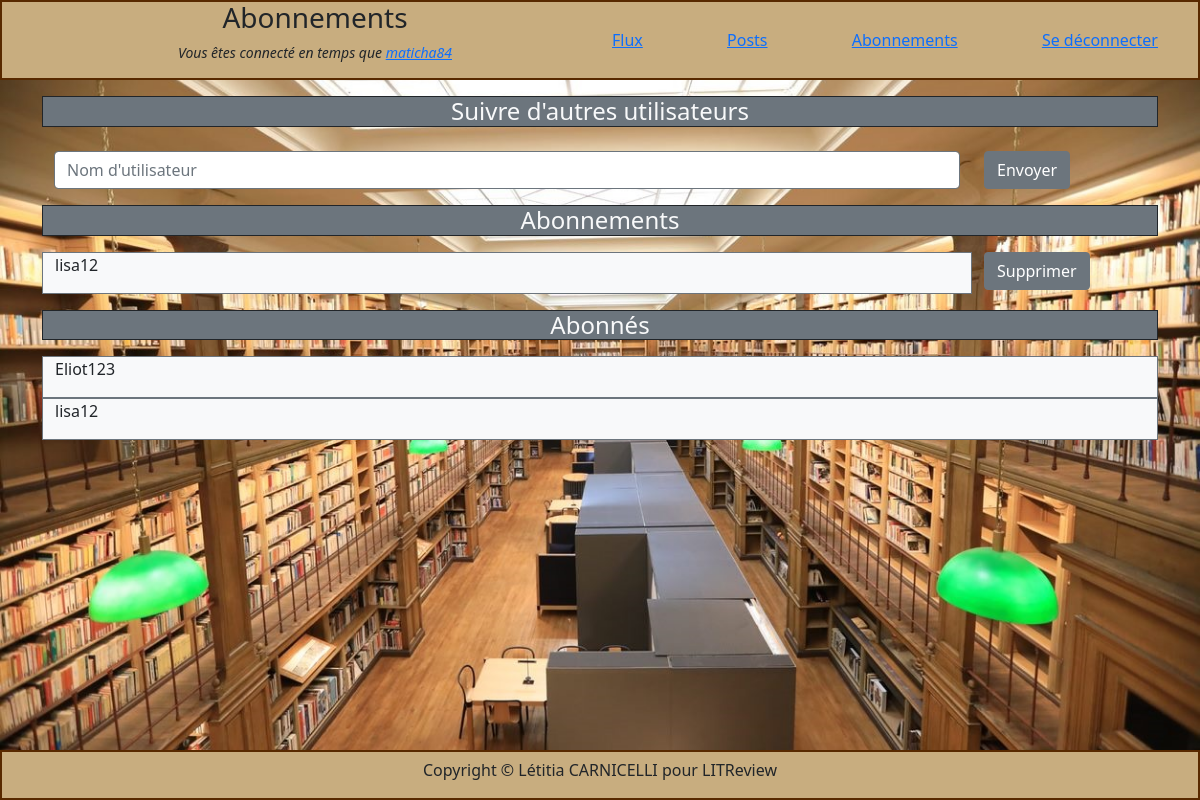
/litapp/follow/ (signed in), run on the app's committed database.
### litapp/models.py (models this page shows)
class User(AbstractUser):
    username = models.CharField(
        verbose_name='username',
        max_length=100,
        unique=True
    )
    is_active = models.BooleanField(default=True)
    is_admin = models.BooleanField(default=False)
    objects = ManageUser()
    USERNAME_FIELDS = ('username',)
    def __str__(self):
        return self.username

class UserFollows(models.Model):
    user = models.ForeignKey(
        to=settings.AUTH_USER_MODEL,
        on_delete=models.CASCADE,
        related_name='following'
    )
    followed_user = models.ForeignKey(
        to=settings.AUTH_USER_MODEL,
        on_delete=models.CASCADE,
        related_name='followed_by'
    )
    class Meta:
        unique_together = ('user', 'followed_user',)

### litapp/views.py (the view, shortened to what this page needs)
# urls.py: path('follow/', views.follow_view, name='follow'),
@login_required
def follow_view(request):
    page_title = 'Abonnements'
    followed_by = UserFollows.objects.filter(user=request.user)
    following = UserFollows.objects.filter(followed_user=request.user)
    context = {
        'title_page': page_title,
        'followed_by': followed_by,
        'following': following,
    }
    return render(request, 'litapp/follow.html', context)

### litapp/templates/litapp/follow.html (shortened to what this page needs)
{% extends 'litapp/base.html' %}
{% block content %}
<form method="post" class="form container">
    <div class="container">
        <div class="row">
            <p class="h4 col-center border border-dark bg-secondary text-light">Suivre d'autres utilisateurs</p>
            <div class="col-10 text-right" ><br>
                <input type="text" class="form-control border border-secondary" name="follow_user" placeholder="Nom d'utilisateur"/>
            </div>
            <div class="col-2 text-left" ><br>
                <button class="btn btn-secondary" value="Submit" type="submit" >Envoyer</button>
            </div>
        </div>
        <div class="row">
            <p class="h4 col-center border border-dark bg-secondary text-light">Abonnements</p>
            {% for user_followed in followed_by %}
                <div class="col-10 border border-secondary bg-light" >
                    <p>{{ user_followed.followed_user }}</p>
                </div>
                <div class="col-2 text-left" >
                    <a href="{% url 'follow_delete' followed_by_id=user_followed.followed_user_id following_id=user_followed.user_id  %}" onclick="return confirm(
                    'Etes-vous sûr de supprimer cet abonnement ?');">
                    <button class="btn btn-secondary" value="delete" type="button" >Supprimer</button>
                    </a>
                </div>
            {% endfor %}
        </div>
        <div class="row">
            <p class="h4 h4 col-center border border-dark bg-secondary text-light">Abonnés</p>
            {% for user_following in following %}
            <div class="col-12 border border-secondary bg-light" >
                <p>{{ user_following.user }}</p>
            </div>
            {% endfor %}
        </div>
    </div>
</form>
{% endblock %}

### litapp/templates/litapp/base.html (shortened to what this page needs)
<!DOCTYPE html>
<html lang="fr">
    <head>
        {% load static %}
        <link rel="stylesheet" type="text/css" href="{% static 'litapp/css/bootstrap.min.css' %}" />
        <link rel="stylesheet" type="text/css" href="{% static 'litapp/css/style.css' %}" />
    </head>
    <body>
        <div class="main">
            <header class="page_title">
                {% if user.is_authenticated == True %}
                <div class="container">
                    <div class="row">
                        <div class="col-6 right">
                            <h3>{{ title_page }}</h3>
                            <p class="fst-italic small">Vous êtes connecté en temps que <a href="{% url 'profile' %}">
                                {{ user.get_username }}</a></p>
                        </div>
                        <div class="col-6 left navbar">
                            <a href="{% url 'home' %}">Flux</a>
                            <a href="{% url 'posts' %}">Posts</a>
                            <a href="{% url 'follow' %}">Abonnements</a>
                            <a href="{% url 'logout' %}" type="submit">Se déconnecter</a>
                        </div>
                    </div>
                </div>
                {% else %}
                <h3>{{ title_page }}</h3>
                {% endif %}
            </header>
                {% block content %}{% endblock %}
            <br><br>
            <footer class="fixed-bottom footer">
                 <h6>Copyright &copy Létitia CARNICELLI pour LITReview</h6>
            </footer>
        </div>
    </body>
</html>

### litapp/static/litapp/css/style.css (style rules this page uses)
body, html { height: 100%; }
body { background: url(../img/MAT_Bibliotheque_1.jpg) no-repeat center center fixed; -webkit-background-size: cover; -moz-background-size: cover; -o-background-size: cover; background-size: cover; }
.main { min-height: 100%; overflow-x: scroll; scroll-bar-width: thin; position: relative; }
.page_title { display: flex; align-items: center; text-align: center; justify-content: center; height: 80px; width: 100%; border: 2px solid #582900; background-color: #C8AD7F; }
.col-center { text-align: center; float: none; margin: 0 auto; }
.footer { display: flex; align-items: center; text-align: center; justify-content: center; height: 50px; border: 2px solid #582900; background-color: #C8AD7F; }

### data on the page
User: get_username "maticha84"
UserFollows: followed_user "lisa12"
UserFollows: user "Eliot123"
UserFollows: user "lisa12"
